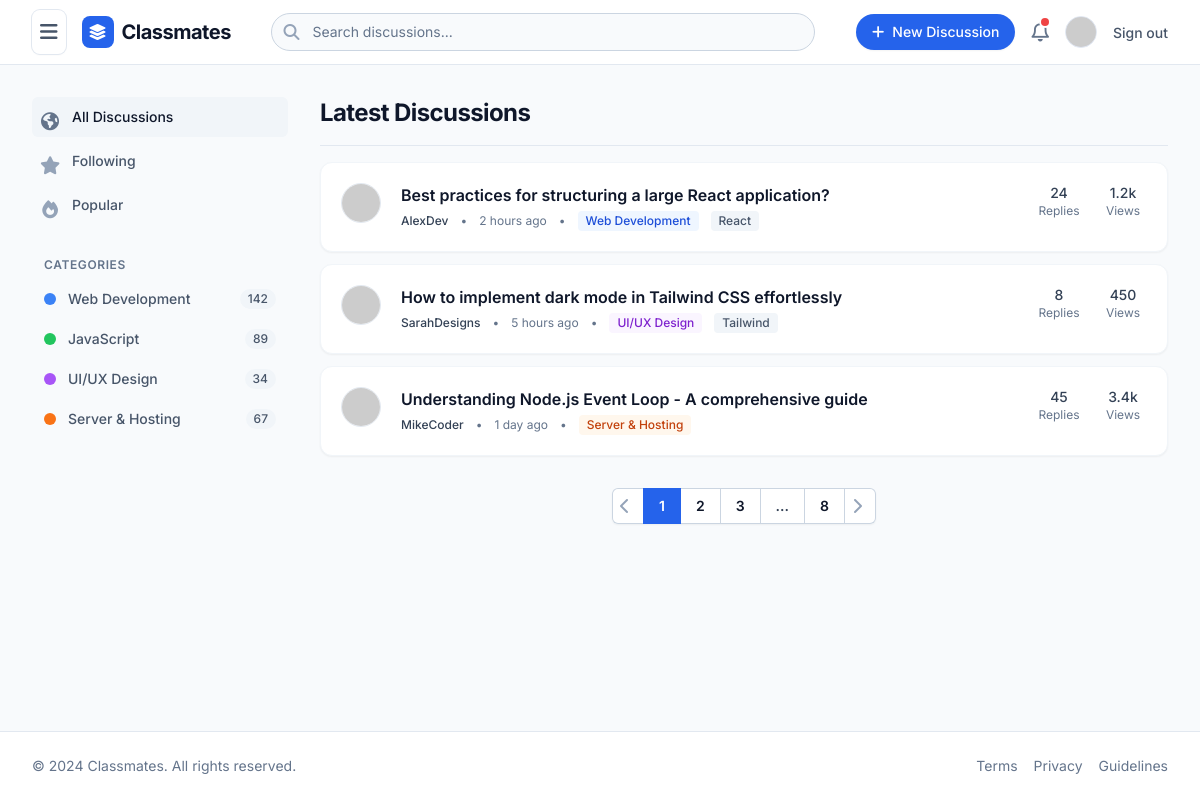
The app's page / (signed in), older data.
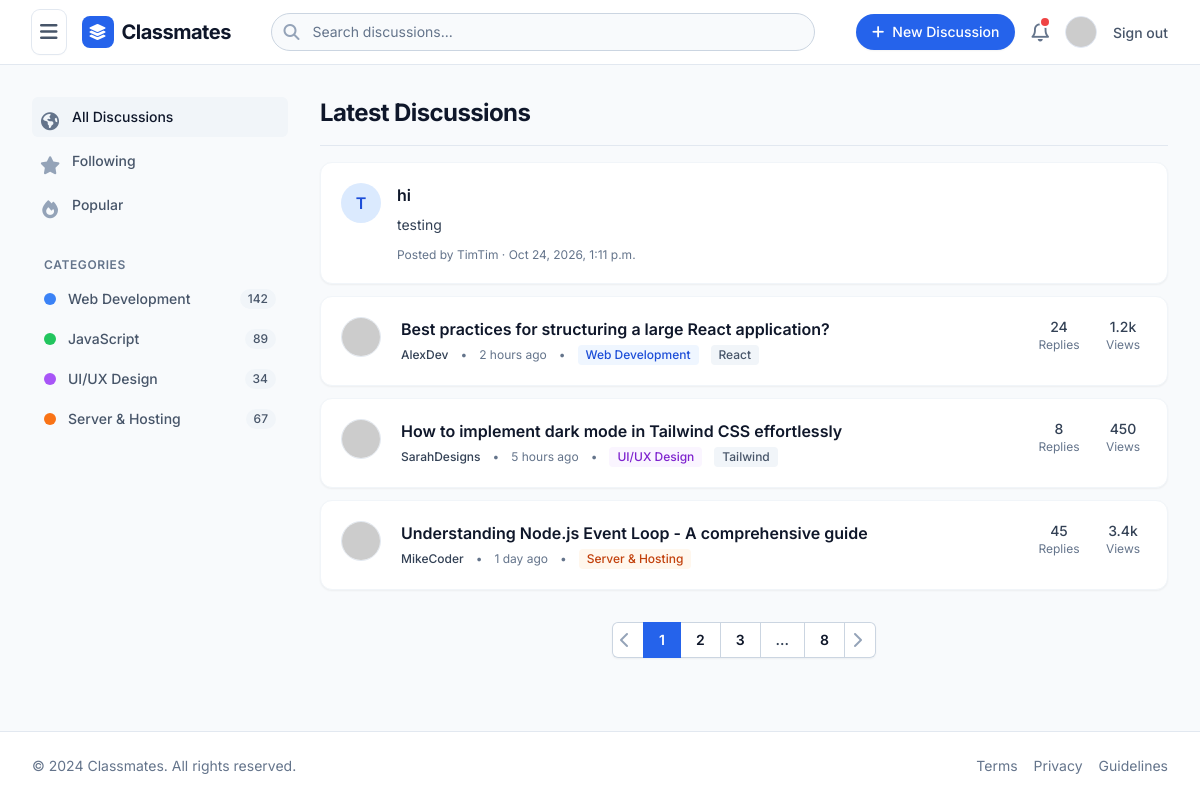
The same page, newer data.
### myapp/models.py (models this page shows, shortened)
class ForumPost(models.Model):
    title = models.CharField(max_length=200)
    content = models.TextField()
    author = models.ForeignKey(
        settings.AUTH_USER_MODEL,
        on_delete=models.CASCADE,
        related_name="forum_posts",
    )
    created_at = models.DateTimeField(auto_now_add=True)
    class Meta:
        ordering = ["-created_at"]

### myapp/views.py (the view)
# urls.py: 2. Add a URL to urlpatterns:  path('', views.home, name='home')
@login_required
def home(request):
    if request.method == "POST":
        form = ForumPostForm(request.POST)
        if form.is_valid():
            post = form.save(commit=False)
            post.author = request.user
            post.save()
            return redirect("home")
    else:
        form = ForumPostForm()
    return render(
        request,
        "home.html",
        {"form": form, "posts": ForumPost.objects.select_related("author").all()},
    )

### myapp/forms.py
class ForumPostForm(forms.ModelForm):
    class Meta:
        model = ForumPost
        fields = ["title", "content"]
        widgets = {
            "title": forms.TextInput(
                attrs={
                    "class": (
                        "block w-full rounded-lg border border-slate-300 px-3 py-2 "
                        "text-sm focus:border-brand-500 focus:outline-none "
                        "focus:ring-1 focus:ring-brand-500"
                    ),
                    "placeholder": "Give your discussion a title",
                    "maxlength": 200,
                }
            ),
            "content": forms.Textarea(
                attrs={
                    "class": (
                        "block w-full rounded-lg border border-slate-300 px-3 py-2 "
                        "text-sm focus:border-brand-500 focus:outline-none "
                        "focus:ring-1 focus:ring-brand-500"
                    ),
                    "placeholder": "What would you like to discuss?",
                    "rows": 5,
                }
            ),
        }

### templates/home.html (shortened to what the changed rows need)
<!DOCTYPE html>
<html lang="en">
<head>
    <script src="https://cdn.tailwindcss.com"></script>
    <link rel="stylesheet" href="https://cdnjs.cloudflare.com/ajax/libs/font-awesome/6.4.0/css/all.min.css">
</head>
<body class="bg-slate-50 text-slate-800 antialiased min-h-screen flex flex-col">
    <main class="flex-1 max-w-7xl mx-auto w-full px-4 sm:px-6 lg:px-8 py-8 flex flex-col lg:flex-row gap-8">
        <div class="flex-1 min-w-0">
            <div id="view-topic-list" class="block">
                <div class="flex flex-col sm:flex-row sm:items-center justify-between pb-4 border-b border-slate-200 gap-4">
                    <h1 class="text-2xl font-bold text-slate-900 tracking-tight">Latest Discussions</h1>
                </div>
                <div class="mt-4 flex flex-col gap-3">
                    {% for post in posts %}
                    <article class="rounded-xl border border-slate-100 bg-white p-4 shadow-sm sm:p-5">
                        <div class="flex items-start gap-4">
                            <div class="flex h-10 w-10 flex-shrink-0 items-center justify-center rounded-full bg-brand-100 font-semibold text-brand-700">
                                {{ post.author.username|first|upper }}
                            </div>
                            <div class="min-w-0 flex-1">
                                <h2 class="text-base font-semibold text-slate-900">{{ post.title }}</h2>
                                <p class="mt-2 whitespace-pre-wrap break-words text-sm text-slate-700">{{ post.content }}</p>
                                <p class="mt-3 text-xs text-slate-500">Posted by {{ post.author.username }} · {{ post.created_at|date:"M j, Y, g:i a" }}</p>
                            </div>
                        </div>
                    </article>
                    {% endfor %}
                    <div class="bg-white rounded-xl shadow-sm border border-slate-100 p-4 sm:p-5 hover:border-brand-200 hover:shadow-md transition-all cursor-pointer group" onclick="showThreadView()">
                        <div class="flex items-start gap-4 sm:gap-5">
                            <div class="flex-1 min-w-0">
                                <div class="flex items-center justify-between gap-4">
                                    <h2 class="text-base font-semibold text-slate-900 group-hover:text-brand-600 transition-colors line-clamp-1">
                                        Best practices for structuring a large React application?
                                    </h2>
                                </div>
                            </div>
                        </div>
                    </div>
                    <div class="bg-white rounded-xl shadow-sm border border-slate-100 p-4 sm:p-5 hover:border-brand-200 hover:shadow-md transition-all cursor-pointer group" onclick="showThreadView()">
                        <div class="flex items-start gap-4 sm:gap-5">
                            <div class="flex-1 min-w-0">
                                <div class="flex items-center justify-between gap-4">
                                    <h2 class="text-base font-semibold text-slate-900 group-hover:text-brand-600 transition-colors line-clamp-1">
                                        How to implement dark mode in Tailwind CSS effortlessly
                                    </h2>
                                </div>
                            </div>
                        </div>
                    </div>
                    <div class="bg-white rounded-xl shadow-sm border border-slate-100 p-4 sm:p-5 hover:border-brand-200 hover:shadow-md transition-all cursor-pointer group" onclick="showThreadView()">
                        <div class="flex items-start gap-4 sm:gap-5">
                            <div class="flex-1 min-w-0">
                                <div class="flex items-center justify-between gap-4">
                                    <h2 class="text-base font-semibold text-slate-900 group-hover:text-brand-600 transition-colors line-clamp-1">
                                        Understanding Node.js Event Loop - A comprehensive guide
                                    </h2>
                                </div>
                            </div>
                        </div>
                    </div>
                </div>
            </div>
        </div>
    </main>
</body>
</html>

Row changes from the older to the newer data that the page shows:
added ForumPost: author.username|first "T", title "hi", content "testing", author.username "TimTim", created_at "Oct 24, 2026, 1:11 p.m."
